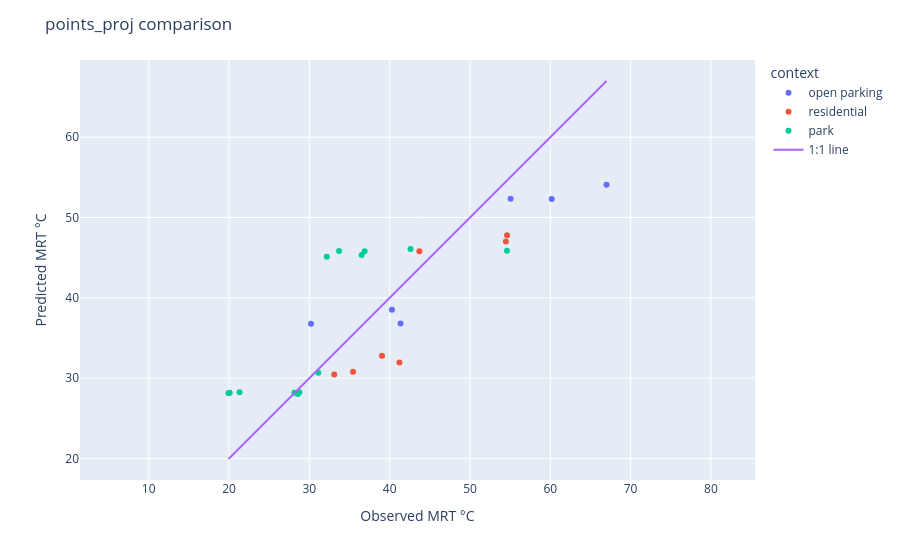

Here is the notebook cell this chart was saved with:
### Code cell
# Compute 1:1 line range
m = min(obs.min(), pred.min())
M = max(obs.max(), pred.max())

# Scatter
fig = px.scatter(
    points_proj,
    x=obs,
    y=pred,
    color="context",
    hover_data=["TG", "TA","WIND M/S", "condition"],
)

# 1:1 line
fig.add_scatter(
    x=[m, M],
    y=[m, M],
    mode="lines",
    name="1:1 line"
)

fig.update_layout(
    xaxis_title="Observed MRT °C",
    yaxis_title="Predicted MRT °C",
    title="points_proj comparison"
)

fig.update_yaxes(scaleanchor="x", scaleratio=1)

fig.show()

### Figure 1 — Plotly figure (JSON) as saved in the notebook; plotly's stock layout.template omitted (floating-point values rounded to 4 significant figures)
{"data": [{"customdata": [[32.6, 29.3, 0, "SHADOW"], [31.6, 28.7, 2.7, "SHADOW"], [38.7, 30.1, 1.6, "SUN"], [42.2, 28.9, 0.7, "SUN"], [33, 28.9, 1, "SHADOW"], [39.4, 29.2, 3, "SUN"]], "hovertemplate": "context=open parking<br>MRT=%{x}<br>MRT_predicted=%{y}<br>TG=%{customdata[0]}<br>TA=%{customdata[1]}<br>WIND M/S=%{customdata[2]}<br>condition=%{customdata[3]}<extra></extra>", "legendgroup": "open parking", "marker": {"color": "#636efa", "symbol": "circle"}, "mode": "markers", "name": "open parking", "orientation": "v", "showlegend": true, "type": "scatter", "x": [30.2, 41.36, 60.18, 55.06, 40.29, 67.0], "xaxis": "x", "y": [36.79, 36.81, 52.31, 52.33, 38.52, 54.08], "yaxis": "y"}, {"customdata": [[34.4, 30.7, 0.9, "SHADOW"], [38.6, 30.2, 1.6, "SUN"], [32.5, 30.4, 0, "SHADOW"], [41.1, 31.5, 1.7, "SUN"], [32.5, 30.3, 0.4, "SHADOW"], [43.7, 33.5, 0.6, "SUN"], [33.1, 30.6, 0, "SHADOW"]], "hovertemplate": "context=residential<br>MRT=%{x}<br>MRT_predicted=%{y}<br>TG=%{customdata[0]}<br>TA=%{customdata[1]}<br>WIND M/S=%{customdata[2]}<br>condition=%{customdata[3]}<extra></extra>", "legendgroup": "residential", "marker": {"color": "#EF553B", "symbol": "circle"}, "mode": "markers", "name": "residential", "orientation": "v", "showlegend": true, "type": "scatter", "x": [41.21, 54.47, 39.04, 54.62, 35.44, 43.7, 33.1], "xaxis": "x", "y": [31.94, 47.01, 32.8, 47.8, 30.81, 45.79, 30.45], "yaxis": "y"}, {"customdata": [[38, 34.4, 0.2, "SUN"], [40.9, 35, 0.8, "SUN"], [42.7, 36.4, 0.3, "SUN"], [39.6, 34.8, 0.8, "SUN"], [46.8, 37.2, 0.7, "SUN"], [34.8, 31.9, 0.1, "SHADOW"], [31.8, 32.3, 0, "SHADOW"], [30, 31.6, 0, "SHADOW"], [29.3, 31.8, 0, "SHADOW"], [28.9, 31.9, 0, "SHADOW"], [29.6, 31, 0, "SHADOW"], [39.4, 30.1, 2.4, "SUN"], [29.7, 30.9, 0, "SHADOW"]], "hovertemplate": "context=park<br>MRT=%{x}<br>MRT_predicted=%{y}<br>TG=%{customdata[0]}<br>TA=%{customdata[1]}<br>WIND M/S=%{customdata[2]}<br>condition=%{customdata[3]}<extra></extra>", "legendgroup": "park", "marker": {"color": "#00cc96", "symbol": "circle"}, "mode": "markers", "name": "park", "orientation": "v", "showlegend": true, "type": "scatter", "x": [32.17, 36.51, 36.88, 33.7, 42.59, 31.12, 28.76, 28.57, 28.13, 20.08, 21.31, 54.61, 19.93], "xaxis": "x", "y": [45.1, 45.34, 45.8, 45.83, 46.09, 30.67, 28.23, 28.04, 28.19, 28.19, 28.24, 45.85, 28.11], "yaxis": "y"}, {"mode": "lines", "name": "1:1 line", "type": "scatter", "x": [19.93, 67.0], "y": [19.93, 67.0]}], "layout": {"legend": {"title": {"text": "context"}, "tracegroupgap": 0}, "margin": {"t": 60}, "title": {"text": "points_proj comparison"}, "xaxis": {"anchor": "y", "domain": [0, 1], "title": {"text": "Observed MRT °C"}}, "yaxis": {"anchor": "x", "domain": [0, 1], "scaleanchor": "x", "scaleratio": 1, "title": {"text": "Predicted MRT °C"}}}}
